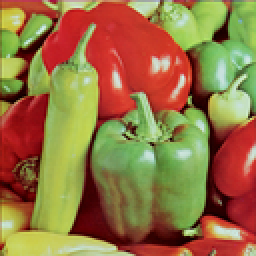
%> input picture Image encryption examples/Cross-plane colour image encryption using a two-dimensional logistic tent modular map/codes/peppers.tiff, 128 x 128 px, shrunk from 512 x 512 before the run (shown 2 times larger)
$ octave demo.m   (GNU Octave 9; MATLAB toolbox functions it lacks are replaced by stand-ins)
%> lines starting %> are read from the running program, lines starting %| are printed output that depends on the picture; in (x1, y1, x2, y2) boxes, pixels count from 0 and x2, y2 are one past the last pixel; in counts of white or black regions, pixels touching at a corner belong together; the program's own positions count from 1
### Image encryption examples/Cross-plane colour image encryption using a two-dimensional logistic tent modular map/codes/ImageCipher.m
function varargout = ImageCipher(P,para,K)
%% 密钥
if ~exist('K','var') && strcmp(para,'encryption')
    K = round(rand(1,256));
    OutNum = 2;
elseif ~exist('K','var')  && strcmp(para,'decryption')
    error('Can not dectrypted without a key');
else
    OutNum = 1;
end
tran = @(K,low,high) sum(K(low:high).*2.^(-(1:(high-low+1))));
x1 = tran(K,1,32);
y1 = tran(K,33,64);
a11 = bi2de(K(65:71));
a12 = tran(K,72,96);
a1 = a11+a12+1;
b11 = bi2de(K(97:103));
b12 = tran(K,104,128);
b1 = b11+b12+1;

x2 = tran(K,129,160);
y2 = tran(K,161,192);
a21 = bi2de(K(193:199));
a22 = tran(K,200,224);
a2 = a21+a22+1;
b21 = bi2de(K(225:231));
b22 = tran(K,232,256);
b2 = b21+b22+1;

%% 生成混沌序列
[r, c, ~] = size(P);
[S11,S12] = ChaoticSeq(x1,y1,a1,b1,r,c);
[S21,S22] = ChaoticSeq(x2,y2,a2,b2,r,c);
 %% 加密解密过程
C = double(P);
switch para
    case 'encryption'
            % round one
             C = SpatialTrans(C,para,S11);
             C = ChaoticMagicTrans(C,para,S12);
             C = Substitution(C,para,S11);

             C = SpatialTrans(C,para,S21);
             C = ChaoticMagicTrans(C,para,S22);
             C = Substitution(C,para,S21);
    case 'decryption'
             C = Substitution(C,para,S21);
             C = ChaoticMagicTrans(C,para,S22);
             C = SpatialTrans(C,para,S21);

             C = Substitution(C,para,S11);
             C = ChaoticMagicTrans(C,para,S12);
             C = SpatialTrans(C,para,S11);
end
C = uint8(C);
 %% 控制输出
if OutNum == 1
     varargout{1} = C;
else
    varargout{1} = C;
    varargout{2} = K;
end
end % end of the function ImageCipher

 %% 混沌序列生成函数
 function  [S1,S2] = ChaoticSeq(x,y,a,b,r,c)
 X = zeros(1,3*r*c);
 Y = zeros(1,3*r*c);
 for m = 1:3*r*c
       tx = x;ty = y;
       x = mod(4*a*tx*(1-tx) + (2*b*ty*((ty)<0.5)+2*b*(1-ty)*((ty)>=0.5)) ,1);
       y = mod(4*a*ty*(1-ty) + (2*b*tx*((tx)<0.5)+2*b*(1-tx)*((tx)>=0.5)) ,1);
       X(m) = x;
       Y(m) = y;
 end
 S1 = cat(3,reshape(X(1:r*c),[r,c]),reshape(X(r*c+1:2*r*c),[r,c]), reshape(X(2*r*c+1:3*r*c),[r,c]));
 S2 = Y(1:3*(r+c));
 end
 %% 空间值排序
function T = SpatialTrans(P,para,S)
[r,c,p] = size(P);
T = zeros(r,c,p);
[~,I] = sort(S,3);
switch para
    case'encryption'
        for k = 1:p
            for i = 1:r
                for j =1:c
                    T(i,j,k) = P(i,j,I(i,j,k));
                end
            end
        end
    case'decryption'
       for k = 1:p
           for i = 1:r
               for j =1:c
                   T(i,j,I(i,j,k)) = P(i,j,k);
               end
           end
       end
end
end

 %% 在单一平面位置改变
function C = ChaoticMagicTrans( P,para,S)
[r,c,p] = size(P);
R1 = S(1:r);   C1 = S(r+1:r+c);
R2 = S(r+c+1:2*r+c);   C2 = S(2*r+c+1:2*r+2*c);
R3 = S(2*r+2*c+1:3*r+2*c);  C3 = S(3*r+2*c+1:3*r+3*c);
[~,I1] = sort(R1); [~,J1] = sort(C1);
[~,I2] = sort(R2); [~,J2] = sort(C2);
[~,I3] = sort(R3); [~,J3] = sort(C3);
S1 = zeros(r,c);
     for m = 1:r
         for n = 1:c
             it = mod(n+I1(m)-1,c) + 1;
             S1(m,n) = J1(it);
         end
     end
S2 = zeros(r,c);
     for m = 1:r
         for n = 1:c
            it = mod(n+I2(m)-1,c) + 1;
            S2(m,n) = J2(it);
         end
     end
S3 = zeros(r,c);
     for m = 1:r
         for n = 1:c
            it = mod(n+I3(m)-1,c) + 1;
            S3(m,n) = J3(it);
         end
     end
S_c = cat(3,S1,S2,S3);
C = P;
switch para
    case 'encryption'
        for k = 1:p
            for j = 1:c
                for i = 1:r
                    tr = i;
                    cc = S_c(i,j,k);
                    m = mod(-S_c(1,j,k)+i-1,r) + 1;
                    n = S_c(mod(-S_c(1,j,k)+i-1,r)+1, j, k);
                    C(m,n,k) = P(tr,cc,k);
                end
            end
        end
    case 'decryption'
        for k = 1:p
            for j = 1:c
                for i = 1:r
                    tr = i;
                    cc = S_c(i,j,k);
                    m = mod(S_c(1,j,k) + i - 1,r) + 1;
                    n = S_c(mod(S_c(1,j,k)+i-1,r)+1, j,k);
                    C(m,n,k) = P(tr,cc,k);
                end
            end
        end

end
end
%% 值改变
function C = Substitution(P,para,S)
P = double(P);
[r,c,p] = size(P);
F = 256;
S = floor(S.*2^32);
S = mod(S(:,:,:), F);
C = zeros(r,c,3);
switch para
    case 'encryption'
        for k = 1:p
            for n = 1:c
                for m = 1:r
                     if m == 1 && n == 1 && k == 1
                         C(m,n,k) = mod(P(m,n,k)+P(r,c,3)+S(m,n,k), F);
                     elseif m == 1 && n == 1 && (k ~= 1)
                         C(m,n,k) = mod(P(m,n,k)+C(r,c,k-1)+S(m,n,k), F);
                     elseif m == 1 && (n ~= 1)
                         C(m,n,k) = mod(P(m,n,k)+C(r,n-1,k)+S(m,n,k), F);
                     else
                         C(m,n,k) = mod(P(m,n,k)+C(m-1,n,k)+S(m,n,k), F);
                     end
                end
            end
        end
    case 'decryption'
        for k = p:-1:1
            for n = c:-1:1
                for m = r:-1:1
                    if m == 1 && n == 1 && k == 1
                        C(m,n,k) = mod(P(m,n,k)-C(r,c,3)-S(m,n,k),F);
                    elseif m == 1 && n == 1 && (k ~= 1)
                        C(m,n,k) = mod(P(m,n,k)-P(r,c,k-1)-S(m,n,k),F);
                    elseif m == 1 && (n ~= 1)
                        C(m,n,k) = mod(P(m,n,k)-P(r,n-1,k)-S(m,n,k),F);
                    else
                        C(m,n,k) = mod(P(m,n,k)-P(m-1,n,k)-S(m,n,k),F);
                    end
                end
            end
        end
end
end


### Image encryption examples/Cross-plane colour image encryption using a two-dimensional logistic tent modular map/codes/demo.m
clear;
close all;
clc;
 P = imread('peppers.tiff');
%> P is the input picture: size 128x128x3 uint8; mean R, G, B 149.9, 115.8, 66.6
%% 改变周围像素最后两位
[r,c,~] = size(P);
%> r = 128; c = 128
for i = 1:r-1:r
    for j = 1:c
        r1 = randi([0,1]);
        r2 = randi([0,1]);
        a1 = P(i,j,1);
        b1 = bitset(a1,1,r1);
        c1 = bitset(b1,2,r2);
        P(i,j,1) = c1;
    end
end
%> P: size 128x128x3 uint8; 1.08% of pixels changed, all inside (x1, y1, x2, y2) = (0, 0, 128, 128)
for i = 2:r-1
    for j = 1:c-1:c
        r1 = randi([0,1]);
        r2 = randi([0,1]);
        a2 = P(i,j,1);
        b2 = bitset(a2,1,r1);
        c2 = bitset(b2,2,r2);
        P(i,j,1) = c2;
    end
end
%> P: size 128x128x3 uint8; mean R, G, B 149.9, 115.8, 66.6; mean of the top-left, top-right, bottom-left and bottom-right quarters 111.3, 124.6, 108.1, 99.1

 %% 加密解密
 tic
[C,K] = ImageCipher(P, 'encryption');
%> call 2 of SpatialTrans, with para = 'encryption'
%> after the loop in SpatialTrans (call 2), `for k = 1:p`:
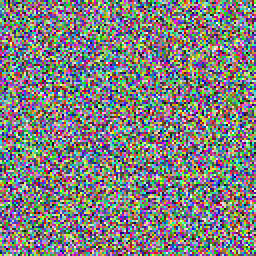
%> T: size 128x128x3 double (shown 2 times larger); mean R, G, B 127.6, 127.3, 127
%> call 2 of ChaoticMagicTrans, with para = 'encryption'
%> after the loop in ChaoticMagicTrans (call 2), `for m = 1:r`:
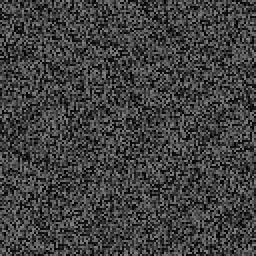
%> S1: size 128x128 double (shown 2 times larger); min 1, max 128, mean 64.5; mean of the top-left, top-right, bottom-left and bottom-right quarters 64.4, 64.6, 64.6, 64.4
%> after the loop in ChaoticMagicTrans (call 2), `for m = 1:r`:
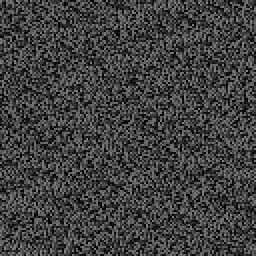
%> S2: size 128x128 double (shown 2 times larger); min 1, max 128, mean 64.5; mean of the top-left, top-right, bottom-left and bottom-right quarters 64.3, 64.7, 64.7, 64.3
%> after the loop in ChaoticMagicTrans (call 2), `for m = 1:r`:
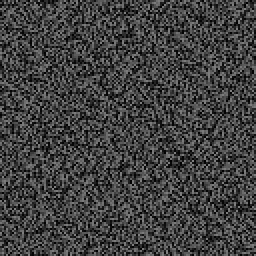
%> S3: size 128x128 double (shown 2 times larger); min 1, max 128, mean 64.5; mean of the top-left, top-right, bottom-left and bottom-right quarters 64.5, 64.5, 64.5, 64.5
%> after the loop in ChaoticMagicTrans (call 2), `for k = 1:p`:
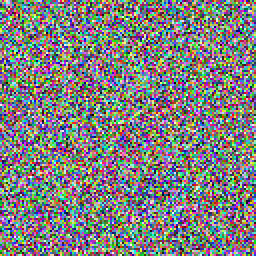
%> C: size 128x128x3 double (shown 2 times larger); mean R, G, B 127.6, 127.3, 127; mean of the top-left, top-right, bottom-left and bottom-right quarters 127.6, 127.4, 128, 126.3
%> call 2 of Substitution, with para = 'encryption'
%> after the loop in Substitution (call 2), `for k = 1:p`:
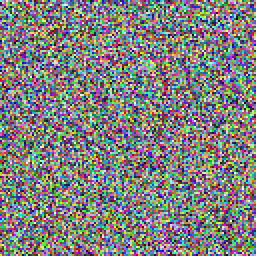
%> C: size 128x128x3 double (shown 2 times larger); mean R, G, B 128.1, 128, 126.5
%> K = 256 values, max 1 at index 1, min 0 at index 2, mean 0.508
toc
D = ImageCipher(C,'decryption',K);
%> call 4 of SpatialTrans, with para = 'decryption'
%> in SpatialTrans (call 4), `[~,I] = sort(S,3);`:
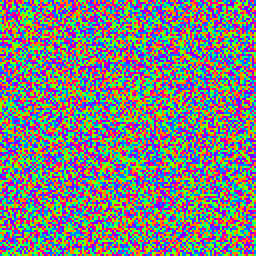
%> I: size 128x128x3 double (shown 2 times larger); mean R, G, B 2, 2.01, 1.99; drawn with min black and max white

figure(1)
tt = imshow(P,'border','tight');
imwrite(tt.CData,'P.png');
figure(2)
tt = imshow(C,'border','tight');
imwrite(tt.CData,'C.png');
figure(3)
tt = imshow(D,'border','tight');
imwrite(tt.CData,'D.png');

% [44 lines of commented-out code are left out]
